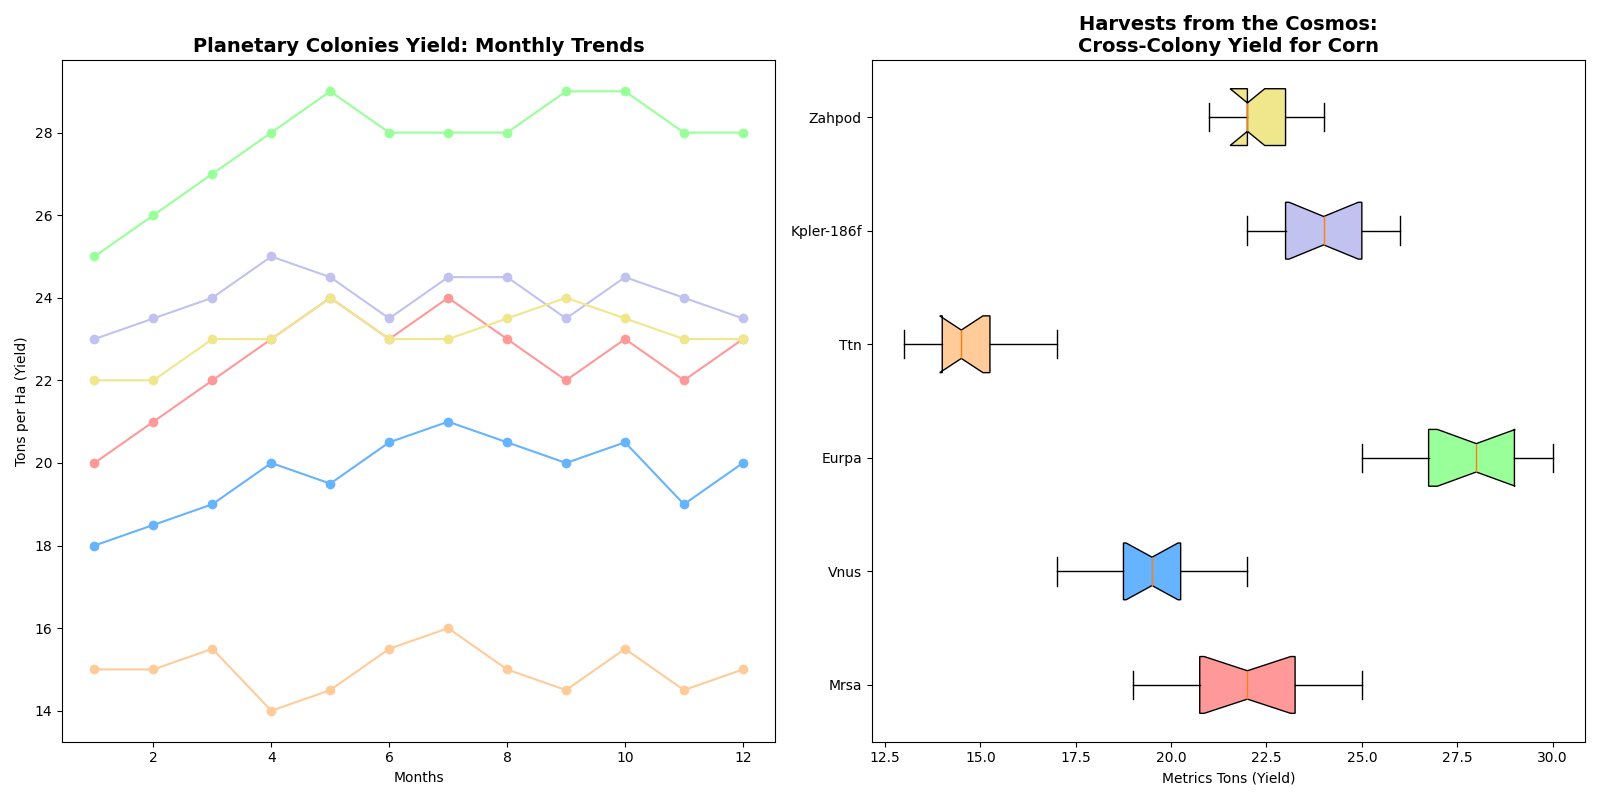

Write the Python code that produced this figure.
import matplotlib.pyplot as plt
import numpy as np

mars_yields = [20, 23, 21, 19, 25, 22, 24, 23, 20, 22, 21, 24]
venus_yields = [18, 19, 17, 20, 19, 21, 22, 20, 19, 21, 18, 20]
europa_yields = [25, 28, 26, 30, 29, 27, 26, 28, 30, 27, 28, 29]
titan_yields = [15, 14, 16, 13, 14, 15, 17, 13, 14, 16, 15, 14]
kepler_yields = [23, 24, 25, 26, 23, 22, 24, 25, 23, 25, 24, 23]
zaphod_yields = [22, 21, 23, 22, 24, 22, 21, 23, 24, 23, 22, 22]

months = np.arange(1, 13)
mars_trend = np.array([20, 21, 22, 23, 24, 23, 24, 23, 22, 23, 22, 23])
venus_trend = np.array([18, 18.5, 19, 20, 19.5, 20.5, 21, 20.5, 20, 20.5, 19, 20])
europa_trend = np.array([25, 26, 27, 28, 29, 28, 28, 28, 29, 29, 28, 28])
titan_trend = np.array([15, 15, 15.5, 14, 14.5, 15.5, 16, 15, 14.5, 15.5, 14.5, 15])
kepler_trend = np.array([23, 23.5, 24, 25, 24.5, 23.5, 24.5, 24.5, 23.5, 24.5, 24, 23.5])
zaphod_trend = np.array([22, 22, 23, 23, 24, 23, 23, 23.5, 24, 23.5, 23, 23])

fig, axes = plt.subplots(1, 2, figsize=(16, 8))

# Place the line plot on the left (axes[0])
axes[0].plot(months, mars_trend, color='#FF9999', marker='o')
axes[0].plot(months, venus_trend, color='#66B3FF', marker='o')
axes[0].plot(months, europa_trend, color='#99FF99', marker='o')
axes[0].plot(months, titan_trend, color='#FFCC99', marker='o')
axes[0].plot(months, kepler_trend, color='#C2C2F0', marker='o')
axes[0].plot(months, zaphod_trend, color='#F0E68C', marker='o')
axes[0].set_title("Planetary Colonies Yield: Monthly Trends", fontsize=14, fontweight='bold')
axes[0].set_xlabel("Months")
axes[0].set_ylabel("Tons per Ha (Yield)")

# Place the box plot on the right (axes[1])
all_yields = [mars_yields, venus_yields, europa_yields, titan_yields, kepler_yields, zaphod_yields]
colony_names = ['Mrsa', 'Vnus', 'Eurpa', 'Ttn', 'Kpler-186f', 'Zahpod']
box = axes[1].boxplot(all_yields, vert=False, patch_artist=True, labels=colony_names, notch=True, whis=1.5)
colors = ['#FF9999', '#66B3FF', '#99FF99', '#FFCC99', '#C2C2F0', '#F0E68C']
for patch, color in zip(box['boxes'], colors):
    patch.set_facecolor(color)
axes[1].set_title("Harvests from the Cosmos:\nCross-Colony Yield for Corn", fontsize=14, fontweight='bold')
axes[1].set_xlabel("Metrics Tons (Yield)")

plt.tight_layout()
plt.show()
